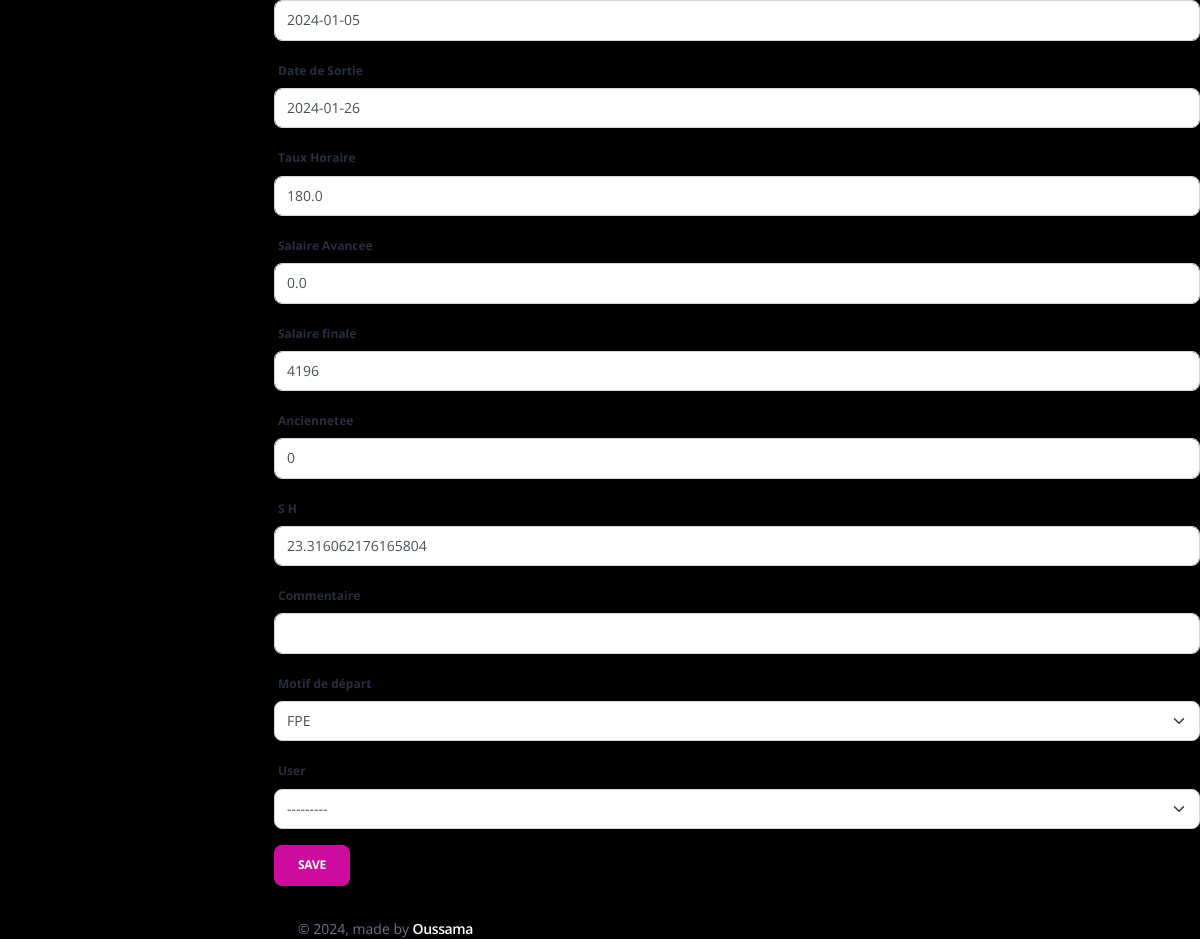
/EditC/1 (signed in, lower part), run on an earlier commit of the app's database.
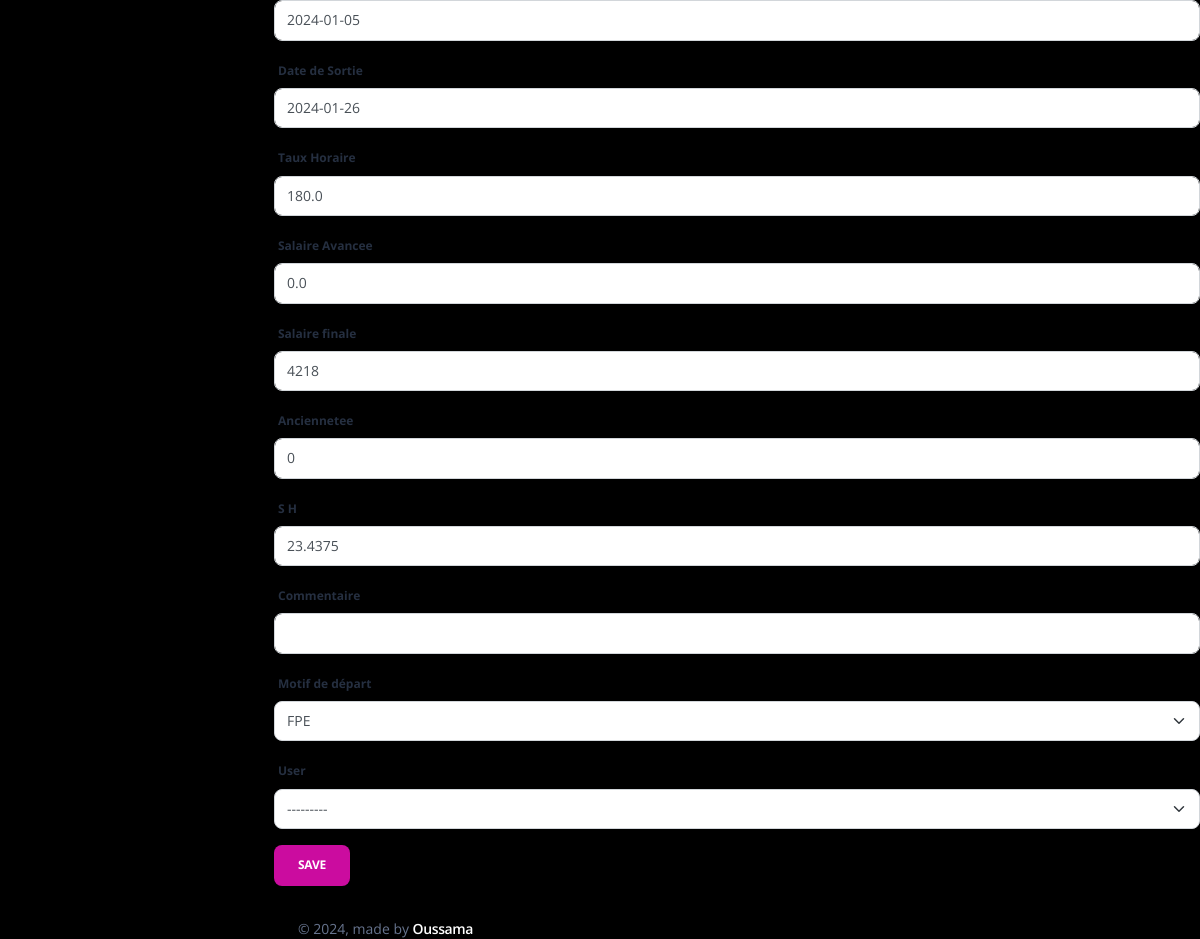
And on a later commit of the database.
### admin_Sos/models.py (models this page shows, shortened)
class Collaborateur(models.Model):
    STATUT_statut = (
        ('ACTIF','ACTIF'),
        ('INACTIF','INACTIF'),
        ('FORMATION','FORMATION'),
        ('STAGE','STAGE'),
    )
    STATUT_causededepart = (
        ('Demission','Demission'),
        ('Licenciement','Licenciement'),
        ('FPE','FPE'),
        ('Fin de contrat','Fin de contrat'),
        ('Comportement','Comportement'),
        ('Etudes','Etudes'),
        ('Sans motif(Volantaire)','Sans motif(Volantaire)'),
    )
    Contart = (
        ('Etrange','Etrange'),
        ('Stage','Stage'),
        ('CDD','CDD'),
        ('CDI','CDI'),
    )
    statut_sexe = (
        ('H','H'),
        ('F','F'),
    )
    statut_Poste = (
        ('Agent','Agent'),
        ('Admin','Admin'),
        ('RH','RH'),
    )
    Statut = models.CharField(max_length=10,null=True,blank=True,choices=STATUT_statut)
    Nom = models.CharField(max_length=50,null=True,blank=True)
    Prenom = models.CharField(max_length=50,null=True,blank=True)
    Sexe = models.CharField(max_length=5,null=True,blank=True,choices=statut_sexe)
    Date_de_naissance = models.DateField(null=True,blank=True)
    Age = models.PositiveIntegerField(null=True,blank=True)
    Situation_familiale = models.CharField(max_length=10, null=True,blank=True)
    Nombre_d_enfants = models.FloatField( null=True,blank=True)
    N_CIN =models.CharField(max_length=12 ,null=True,blank=True)
    N_Passeport=models.CharField(max_length=30 ,null=True,blank=True)
    Nationalité=models.CharField(max_length=20,null=True,blank=True)
    Adresse_postale=models.CharField(max_length=200,null=True,blank=True)
    Ville=models.CharField(max_length=20,null=True,blank=True)
    E_mail= models.EmailField(null=True,blank=True)
    N_de_téléphone=models.CharField(max_length=20,null=True,blank=True)
    RIB = models.CharField(max_length=30,null=True,blank=True)
    N_CNSS= models.CharField(max_length=20,null=True,blank=True)
    Type_de_contrat= models.CharField(max_length=10,null=True,blank=True,choices=Contart)
    Salaire_base = models.PositiveBigIntegerField(null=True,blank=True)
    Prime = models.FloatField(default=0,null=True,blank=True)
    Poste = models.CharField(max_length=10,null=True,blank=True,choices=statut_Poste)
    Date_d_entrée = models.DateField(null=True,blank=True)
    Date_de_Sortie = models.DateField(null=True,blank=True)
    Taux_Horaire= models.FloatField(default=0,null=True,blank=True)
    Salaire_Avancee = models.FloatField(default=0,null=True,blank=True)
    salaire_finale = models.IntegerField(null=True,blank=True)
    anciennetee = models.IntegerField(null=True, blank=True)
    S_H = models.FloatField(null=True, blank=True)
    Commentaire = models.CharField(max_length=1000,null=True,blank=True)
    Motif_de_départ = models.CharField(max_length=1000,null=True,blank=True,choices=STATUT_causededepart)
    user =models.OneToOneField(User, null=True,blank=True,on_delete=models.CASCADE)

### admin_Sos/decorators.py (the view)
        def wrapper_func(request,*args, **kwargs):
            group=None
            if request.user.groups.exists():
                group= request.user.groups.all()[0].name
            if group == 'Admin':
                return view_func(request,*args, **kwargs)
            if group == 'Agent':
                return redirect('home')
            else:
                return redirect('login')

### admin_Sos/forms.py
class Collaborateurform(forms.ModelForm):
    class Meta:
        model=Collaborateur
        fields= '__all__'

### admin_Sos/views.py (called while the page is built)
@login_required(login_url='login')
@admin_only
def EditCView(request,id):
    instance= Collaborateur.objects.get(id=id)
    if request.method == "POST":
        form = Collaborateurform(data=request.POST,files=request.FILES,instance=instance)
        if form.is_valid:
            form.save()
            return redirect('table')
    if request.method == "GET":
        form = Collaborateurform(instance=instance)
    return render(request,'admin_/EditC.html',{'form':form,'collaborateur':instance})

### Templates/admin_/EditC.html (shortened to what this page needs)
{% extends 'admin_/Base/homebase_admin.html' %}
{% block body %}{% include 'admin_/content/content_editC.html'%}{% endblock  %}

### Templates/admin_/content/content_editC.html (shortened to what this page needs)
{% load crispy_forms_tags %}
<form method="POST" enctype="multipart/form-data" data-url="{% url 'EditC' id=collaborateur.id %}" class="create-form">
   {{form|crispy}}
   <button type="submit" name="Ajouter" value="Ajouter" class="btn btn-primary">Save</button>
</form>

What changed in the data, as far as the page shows it:
changed Collaborateur "FPE": salaire_finale "4196" → "4218"; S_H "23.316062176165804" → "23.4375"
